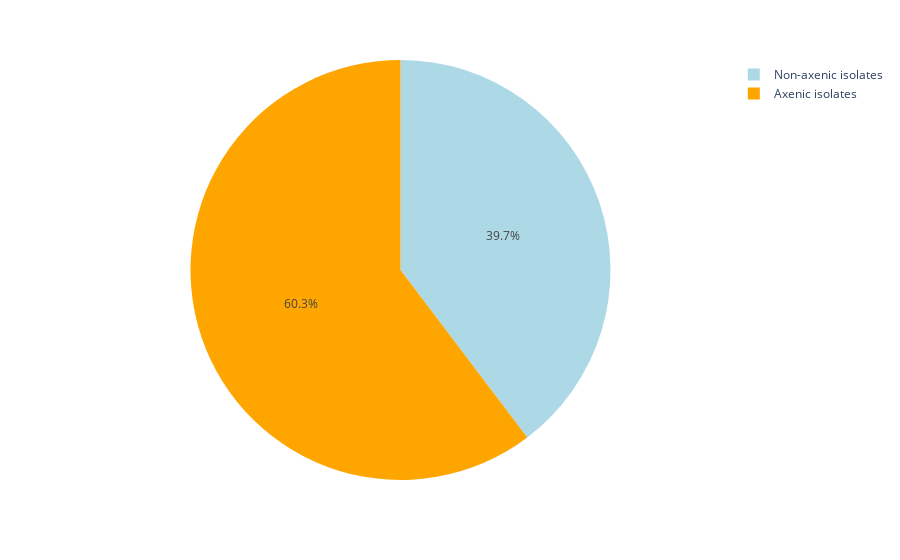

The notebook cell this image was saved under:
### Markdown cell above
### Non-axenic VS Axenic Cyanobacteria Isolates

### Code cell
import os
import pandas as pd
import plotly.express as px
REPO = os.path.abspath('').removesuffix('Stats_Analyses')
dfca = pd.read_excel(REPO + 'Data/Obj1.xlsx', sheet_name='AxenicAna(all)')
figca = px.pie(dfca, values='Number of Isolates', names='Overall', color='Overall',
               color_discrete_map = { 'Non-axenic isolates' : 'lightblue',
                                      'Axenic isolates' : 'orange'})
figca.update_traces(sort=False) 
figca.show()

### Figure 1 — Plotly figure (JSON) as saved in the notebook; plotly's stock layout.template omitted (floating-point values rounded to 4 significant figures)
{"data": [{"customdata": [["Non-axenic isolates"], ["Axenic isolates"]], "domain": {"x": [0, 1], "y": [0, 1]}, "hovertemplate": "Overall=%{customdata[0]}<br>Number of Isolates=%{value}<extra></extra>", "labels": ["Non-axenic isolates", "Axenic isolates"], "legendgroup": "", "marker": {"colors": ["lightblue", "orange"]}, "name": "", "showlegend": true, "sort": false, "type": "pie", "values": [75, 114]}], "layout": {"legend": {"tracegroupgap": 0}, "margin": {"t": 60}}}
